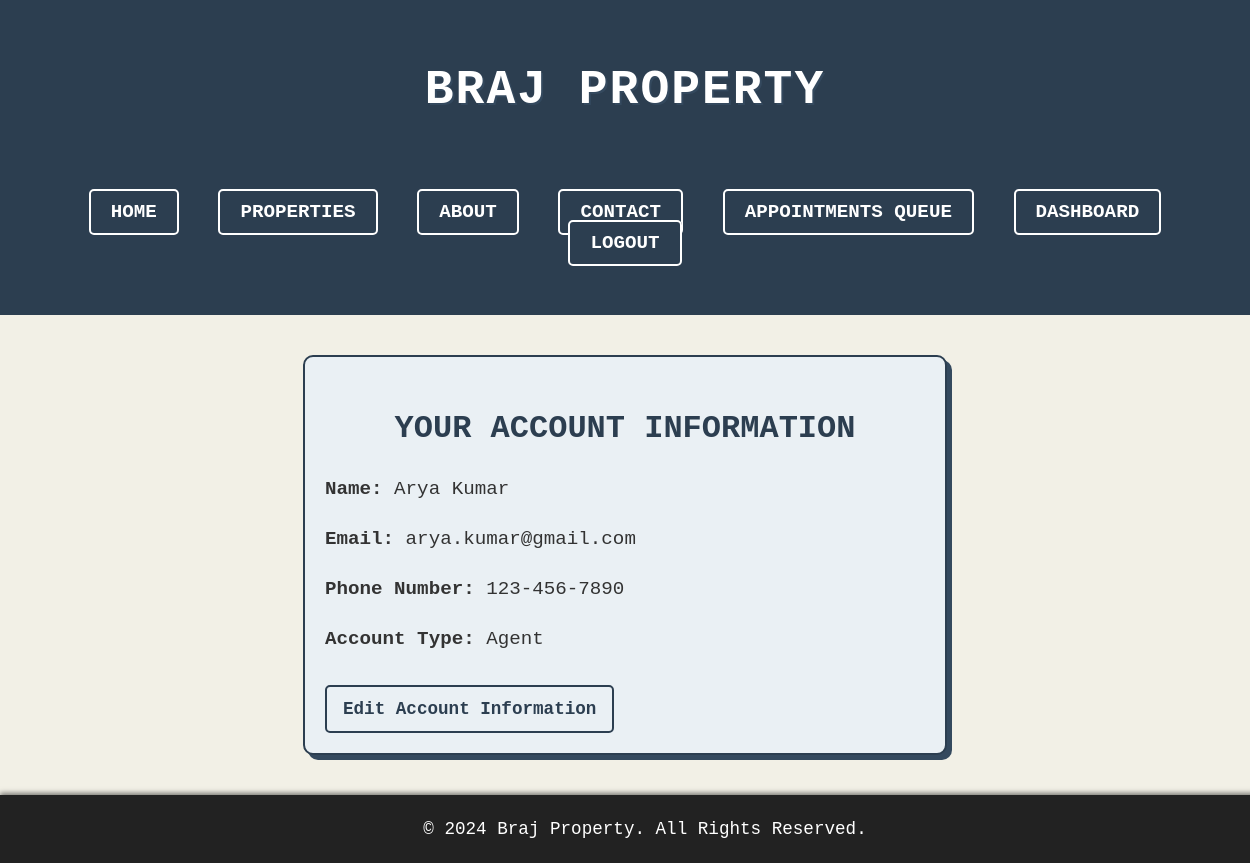
The app's page /userAccount.php (signed in) with its own data.
### tables this page shows
CREATE TABLE `user` (
  `UserID` int(11) NOT NULL,
  `Name` varchar(100) NOT NULL,
  `Email` varchar(100) NOT NULL,
  `PhoneNumber` varchar(20) NOT NULL,
  `UserType` enum('Client','Agent','Admin') NOT NULL COMMENT 'Client, Agent, or Admin',
  `Password` varchar(255) NOT NULL
);

### userAccount.php (the view, shortened to what this page needs)
<?php
include 'db_connection.php';
$user_id = $_SESSION['user_id'];
$sql = "SELECT Name, Email, PhoneNumber, UserType FROM User WHERE UserID = ?";
$stmt = $conn->prepare($sql);
$stmt->bind_param("i", $user_id);
$stmt->execute();
$result = $stmt->get_result();
if ($result->num_rows == 1) {
    $user = $result->fetch_assoc();
    $role = $user['UserType'];
} else {
    session_unset();
    session_destroy();
    header('Location: login.php');
    exit();
}
?>
<!DOCTYPE html>
<html lang="en">
<head>
    <link rel="stylesheet" href="userAccount.css">
</head>
<body>
    <header>
        <div class="logo">
            <h1><a href="index.php" class="logo">Braj Property</a></h1>
        </div>
        <header>
  <div class="site-container">
    <nav>
      <ul class="nav-list">
        <li><a href="index.php">Home</a></li>
        <li><a href="properties.php">Properties</a></li>
        <li><a href="about.php">About</a></li>
        <li><a href="contact.php">Contact</a></li>
        <?php if (isset($_SESSION['user_id'])): ?>
          <?php if ($role === 'Client'): ?>
            <li><a href="request_appointment.php" class="active">Request Appointment</a></li>
            <li><a href="client_appointments.php">My Appointments</a></li>
          <?php elseif ($role === 'Agent'): ?>
            <li><a href="agent_appointments.php">Appointments Queue</a></li>
            <li><a href="agent_profile.php">Dashboard</a></li>
          <?php else:  ?>
            <li><a href="admin_appointments.php">All Appointments</a></li>
            <li><a href="admin_dashboard.php">Admin Panel</a></li>
          <?php endif; ?>
          <li><a href="logout.php">Logout</a></li>
        <?php else: ?>
          <li><a href="login.php">Login</a></li>
          <li><a href="register.php">Sign Up</a></li>
        <?php endif; ?>
      </ul>
    </nav>
  </div>
</header>
    </header>
    <div class="account-details">
        <h2>Your Account Information</h2>
        <p><strong>Name:</strong> <?php echo htmlspecialchars($user['Name']); ?></p>
        <p><strong>Email:</strong> <?php echo htmlspecialchars($user['Email']); ?></p>
        <p><strong>Phone Number:</strong> <?php echo htmlspecialchars($user['PhoneNumber']); ?></p>
        <p><strong>Account Type:</strong> <?php echo htmlspecialchars($user['UserType']); ?></p>
        <a href="userAccountEdit.php">Edit Account Information</a>
    </div>
    <footer style="background-color: #222; color: #fff; padding: 20px; text-align: center;">
        <p>&copy; 2024 Braj Property. All Rights Reserved.</p>
    </footer>
</body>
</html>

### userAccount.css (style rules this page uses)
body { font-family: 'Courier New', Courier, monospace; background-color: #f2f0e6; color: #333; margin: 0; padding: 0; line-height: 1.6; }
header { background-color: #2c3e50; color: #fff; padding: 20px 0; text-align: center; }
header .logo h1 { font-size: 3em; font-weight: bold; color: #fff; letter-spacing: 2px; text-transform: uppercase; text-shadow: 2px 2px 0px #34495e; }
header .logo h1 a, header .logo h1 a:visited { color: #fff; text-decoration: none; }
nav ul { list-style: none; padding: 0; text-align: center; }
nav ul li { display: inline-block; margin: 0 15px; }
nav ul li a { text-decoration: none; font-size: 1.2em; font-weight: bold; color: #fff; padding: 10px 20px; background-color: #2c3e50; border: 2px solid #fff; border-radius: 5px; text-transform: uppercase; transition: background-color 0.3s, border-color 0.3s; }
.account-details { max-width: 600px; margin: 40px auto; padding: 20px; background-color: #eaf0f4; border: 2px solid #2c3e50; border-radius: 10px; box-shadow: 5px 5px 0px #34495e; }
.account-details h2 { font-size: 2em; color: #2c3e50; text-align: center; margin-bottom: 20px; text-transform: uppercase; }
.account-details p { font-size: 1.2em; color: #333; margin-bottom: 10px; }
.account-details a { text-decoration: none; font-size: 1.1em; font-weight: bold; color: #2c3e50; padding: 8px 16px; border: 2px solid #2c3e50; border-radius: 5px; background-color: #eaf0f4; display: inline-block; margin-top: 20px; }
footer { background-color: #2c3e50; color: #fff; padding: 20px; text-align: center; position: relative; width: 100%; height: auto; bottom: 0; box-shadow: 0px -2px 5px rgba(0, 0, 0, 0.5); }
footer p { margin: 0; font-size: 1.1em; }

### records on screen
user: Name "Arya Kumar", Email "arya.kumar@gmail.com", PhoneNumber "123-456-7890", UserType "Agent"
